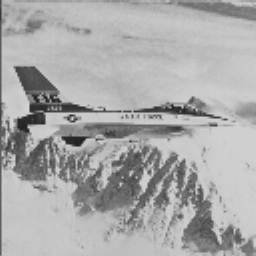
#> input picture basic_image_operations/jet.bmp, 256 x 256 px, found by its file name
$ jupyter execute 03_histogram_hw.ipynb
#> lines starting #> are read from the running program, lines starting #| are printed output that depends on the picture
## Zadanie domowe: BBHE i DSIHE

W klasycznym wyrównywaniu histogramu HE  po wykonaniu operacji jasność obrazu ulega zmianie.
Dało się to zaobserwować podczas przeprowadzonych eksperymentów.
Jeśli nie to należy uruchomić skrypt z sekcji A i zwrócić na to uwagę.
Średnia jasność dąży do środkowego poziomu szarości.
Jest to wada i dlatego klasyczne HE ma ograniczone zastosowanie.

Powstało sporo metod, które eliminują to niekorzystne zjawisko.
Najprostsze z nich polegają na dekompozycji obrazu wejściowego na dwa podobrazy (wg. pewnego kryterium).
Następnie operacja HE wykonywana jest dla tych podobrazów.

Dwie znane z literatury metody to:
- Bi-Histogram Equalization
- DSIHE - Dualistic Sub-Image Histogram Equalization

W metodzie BBHE za kryterium podziału przyjmuje się średnią jasność w obrazie.
W DSIHE obraz dzieli się na dwa podobrazy o takiej samej liczbie pikseli (jaśniejszych i ciemniejszych).

W ramach zadania należy zaimplementować wybraną metodę: BBHE lub DSIHE (ew. obie).

1. Wczytaj obraz *jet.bmp* i wylicz jego histogram.
2. W kolejnym kroku należy wyznaczyć próg podziału obrazu na dwa podobrazy (*lm*).
3. Dla BBHE wyznacz średnią jasność obrazu. Dla DSIHE można wykorzystać histogram skumulowany.
Należy znaleźć poziom jasności który znajduje się "w połowie" histogramu skumulowanego.
W tym celu warto stworzyć tablicę, zawierającą moduł histogramu skumulowanego pomniejszonego o połowę liczby pikseli.
Następnie znaleźć minimum - `np.argmin`.
4. Dalej należy podzielić histogram oryginalnego obrazu na dwa histogramy *hist_darker* i *hist_brighter*.
Dla każdego z nich wyliczyć histogram skumulowany ($C_1$ i $C_2$) i wykonać normalizację.
Normalizacja polega na podzieleniu każdego histogramu przez jego największy element.
5. Na podstawie histogramów skumulowanych należy stworzyć przekształcenie LUT.
Należy tak przeskalować $C_1$ i $C_2$, aby uzyskać jednorodne przekształcenie.
Tablicę $C_1$ wystarczy pomnożyć przez próg podziału.
Tablicę $C_2$ należy przeskalować do przedziału: $<lm+1; 255>$, gdzie $lm$ jest progiem podziału.<br>
$C_{1n} = (lm)*C1;$<br>
$C_{2n} = lm+1 + (255-lm-1)*C2;$<br>
Następnie dwie części tablicy przekodowań należy połączyć.
6. Ostatecznie należy wykonać operację LUT i wyświetlić wynik wyrównywania histogramu.
Porównaj wynik operacji BBHE lub DSIHE z klasycznym HE.

[cell 1]
import cv2
import os
import requests
from matplotlib import pyplot as plt
import numpy as np

fileName = 'jet.bmp'
if not os.path.exists(fileName) :
    r = requests.get(url + fileName, allow_redirects=True)
    open(fileName, 'wb').write(r.content)

[cell 2]
def process_image(path):
#> called with path = 'jet.bmp'
    img = cv2.imread(path, cv2.IMREAD_GRAYSCALE)
#> img is the input picture: shape (256, 256); min 32, max 213, mean 169.3

    hist = cv2.calcHist([img], [0], None, [256], [0, 256])
#> hist = 256 values, max 2214 at index 195, min 0 at index 0, mean 256

    mean_brightness = int(np.mean(img))
#> mean_brightness = 169

    hist_darker = hist[:mean_brightness]
#> hist_darker = 169 values, max 304 at index 167, min 0 at index 0, mean 121.6
    hist_brighter = hist[mean_brightness:]
#> hist_brighter = 87 values, max 2214 at index 26, min 0 at index 45, mean 517.2

    cumulative_hist_darker = np.cumsum(hist_darker) / hist_darker.sum()
#> cumulative_hist_darker = 169 values from 0 to 1
    cumulative_hist_brighter = np.cumsum(hist_brighter) / hist_brighter.sum()
#> cumulative_hist_brighter = 87 values from 0.00662 to 1

    lut = np.zeros(256, dtype=np.uint8)
    lut[:mean_brightness] = (cumulative_hist_darker * mean_brightness).astype(np.uint8)
    lut[mean_brightness:] = (cumulative_hist_brighter * (255 - mean_brightness) + mean_brightness).astype(np.uint8)

    img_bbhe = cv2.LUT(img, lut)
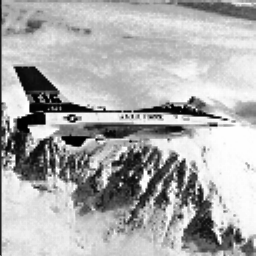
#> img_bbhe: shape (256, 256); min 0, max 255, mean 172.7

    img_he = cv2.equalizeHist(img)
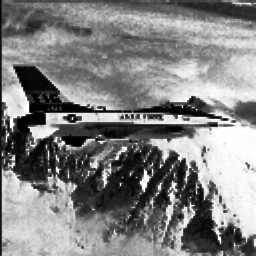
#> img_he: shape (256, 256); min 0, max 255, mean 129.5

    plt.figure(figsize=(10, 6))

    plt.subplot(1, 3, 1), plt.imshow(img, cmap='gray'), plt.title("Original image")
    plt.axis('off')
    plt.subplot(1, 3, 2), plt.imshow(img_he, cmap='gray'), plt.title("HE")
    plt.axis('off')
    plt.subplot(1, 3, 3), plt.imshow(img_bbhe, cmap='gray'), plt.title("BBHE")
    plt.axis('off')

    plt.show()
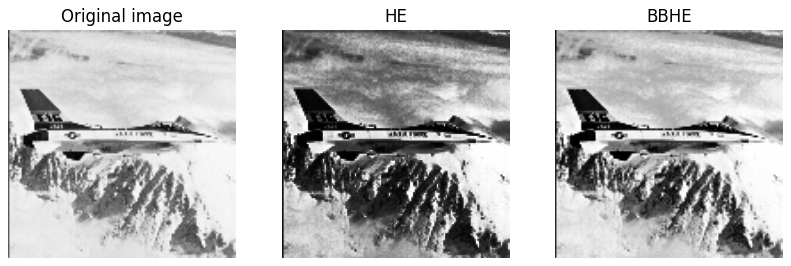
#> figure drawn by matplotlib, 3 panels
